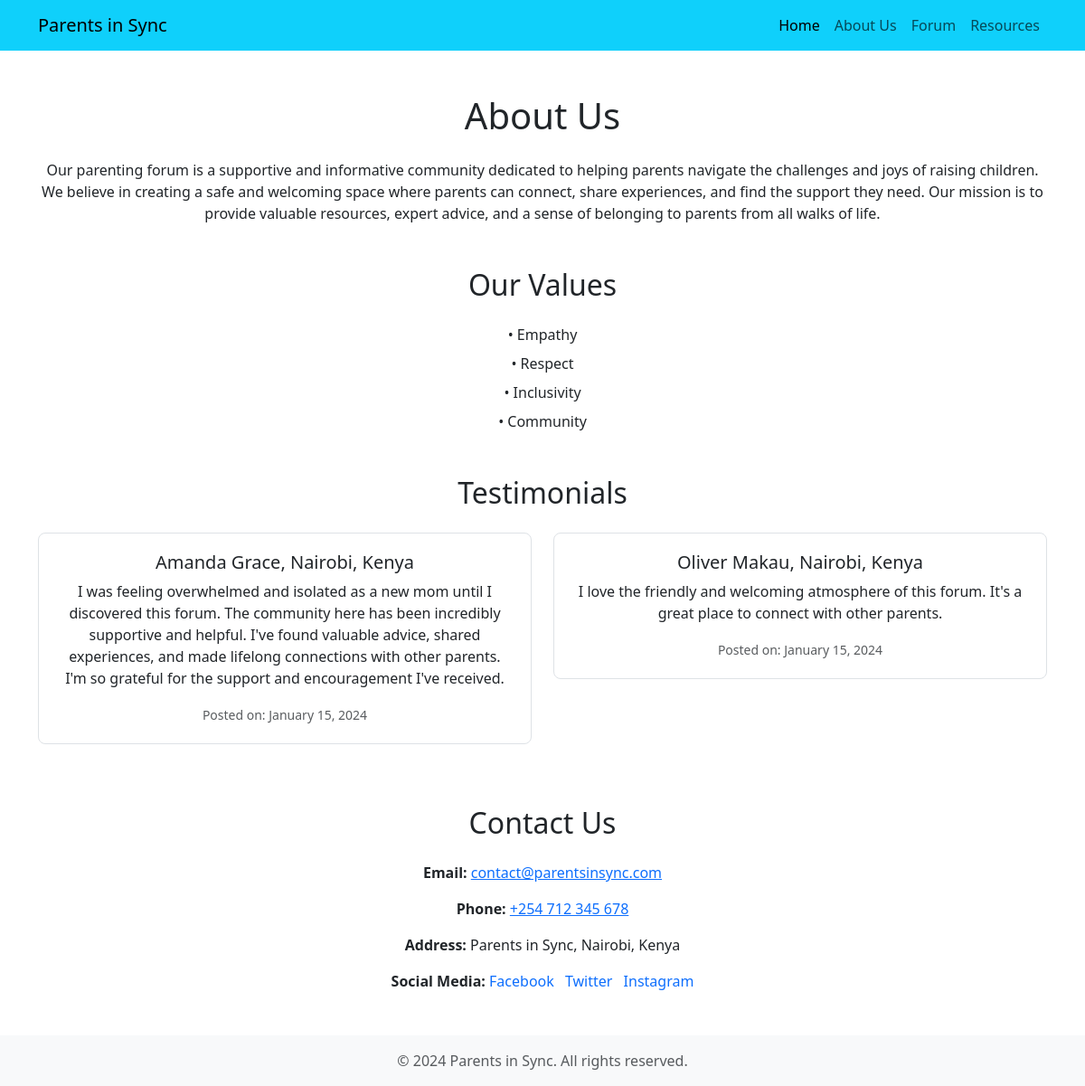
Page /about.php on the committed database.
### tables this page shows
CREATE TABLE `testimonials` (
  `id` int(11) NOT NULL,
  `name` varchar(255) NOT NULL,
  `location` varchar(255) NOT NULL,
  `content` text NOT NULL,
  `date_posted` date NOT NULL
);

### about.php (the view, shortened to what this page needs)
<?php
require_once 'includes/config.php';
?>
<!DOCTYPE html>
<html lang="en">
<head>
    <link href="https://cdn.jsdelivr.net/npm/bootstrap@5.3.3/dist/css/bootstrap.min.css" rel="stylesheet">
</head>
<body>
    <nav class="navbar navbar-expand-lg custom-navbar">
        <div class="container">
            <a class="navbar-brand" href="#">Parents in Sync</a>
            <div class="collapse navbar-collapse" id="navbarNavAltMarkup">
                <div class="navbar-nav ms-auto">
                    <a class="nav-link active" aria-current="page" href="index.php">Home</a>
                    <a class="nav-link" href="about.php">About Us</a>
                    <a class="nav-link" href="forum.php">Forum</a>
                    <a class="nav-link" href="resources.php">Resources</a>
                </div>
            </div>
        </div>
    </nav>
    <div class="container my-5">
        <section class="mb-5">
            <h1 class="text-center mb-4">About Us</h1>
            <p class="text-center">
                Our parenting forum is a supportive and informative community dedicated to helping
                parents navigate the challenges and joys of raising children. We believe in creating a safe
                and welcoming space where parents can connect, share experiences, and find the support
                they need. Our mission is to provide valuable resources, expert advice, and a sense of
                belonging to parents from all walks of life.
            </p>
        </section>
        <section class="mb-5">
            <h2 class="mb-4 text-center">Our Values</h2>
            <ul class="list-unstyled text-center">
                <li class="mb-2">• Empathy</li>
                <li class="mb-2">• Respect</li>
                <li class="mb-2">• Inclusivity</li>
                <li class="mb-2">• Community</li>
            </ul>
        </section>
        <section class="mb-5">
            <h2 class="mb-4 text-center">Testimonials</h2>
            <div class="row">
                <?php
                try {
                    $stmt = $pdo->query("SELECT * FROM testimonials ORDER BY date_posted DESC LIMIT 2");
                    while ($row = $stmt->fetch(PDO::FETCH_ASSOC)) {
                        echo '<div class="col-md-6">';
                        echo '<div class="testimonial-card text-center">';
                        echo '<h5>' . htmlspecialchars($row['name']) . ', ' . htmlspecialchars($row['location']) . '</h5>';
                        echo '<p>' . htmlspecialchars($row['content']) . '</p>';
                        echo '<small class="text-muted">Posted on: ' . date('F j, Y', strtotime($row['date_posted'])) . '</small>';
                        echo '</div>';
                        echo '</div>';
                    }
                } catch(PDOException $e) {
                    echo '<p class="text-center text-danger">Unable to fetch testimonials at this time. Please try again later.</p>';
                    error_log("Database error: " . $e->getMessage());
                }
                ?>
            </div>
        </section>
        <section class="mb-5 text-center">
            <h2 class="mb-4">Contact Us</h2>
            <div class="mb-3">
                <strong>Email: </strong>
                <a href="mailto:contact@parentsinsync.com">contact@parentsinsync.com</a>
            </div>
            <div class="mb-3">
                <strong>Phone: </strong>
                <a href="tel:+254712345678">+254 712 345 678</a>
            </div>
            <div class="mb-3">
                <strong>Address: </strong>
                Parents in Sync, Nairobi, Kenya
            </div>
            <div class="mb-3">
                <strong>Social Media: </strong>
                <a href="#" class="text-decoration-none me-2">Facebook</a>
                <a href="#" class="text-decoration-none me-2">Twitter</a>
                <a href="#" class="text-decoration-none">Instagram</a>
            </div>
        </section>
    </div>
    <footer class="footer mt-auto py-3 bg-light footer">
        <div class="container">
            <div class="text-center">
                <p class="text-muted mb-0">&copy; 2024 Parents in Sync. All rights reserved.</p>
            </div>
        </div>
    </footer>
</body>
</html>

### about.php (style rules this page uses)
.navbar { background-color: #0fd0fb; }
.testimonial-card { border: 1px solid #dee2e6; border-radius: 8px; padding: 20px; margin-bottom: 20px; }
.footer { background-color: #1a1a1a; color: white; padding: 1rem 0; position: relative; bottom: 0; width: 100%; }

### rows in the picture
testimonials: name "Amanda Grace", location "Nairobi, Kenya", content "I was feeling overwhelmed and isolated as a new mom until I discovered this forum. The community here has been incredibly supportive and helpful. I've found valuable advice, shared experiences, and made lifelong connections with other parents. I'm so grateful for the support and encouragement I've received.", date_posted "January 15, 2024"
testimonials: name "Oliver Makau", location "Nairobi, Kenya", content "I love the friendly and welcoming atmosphere of this forum. It's a great place to connect with other parents.", date_posted "January 15, 2024"
